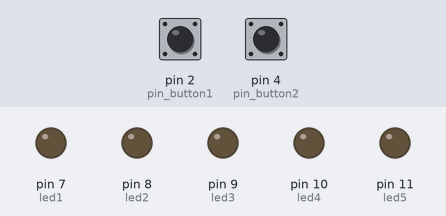
Recording of a sketch running on a simulated Arduino Uno, built with avr-gcc and run on an emulated ATmega328P. Shown: output pins drawn as LEDs (lit = HIGH). Inputs (shaded band) come from the test bench; at power-on: pin 2 (pin_button1) LOW, pin 4 (pin_button2) LOW.

Above: at 1.2 s.
1.3 s: pin 2 (pin_button1) pulled HIGH for 0.15 s
At 2.1 s:
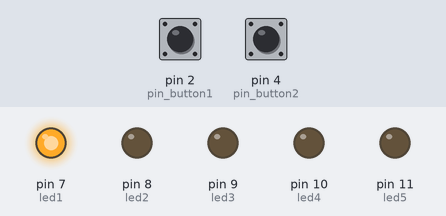
4.4 s: pin 4 (pin_button2) pulled HIGH for 1 s
At 6.1 s:
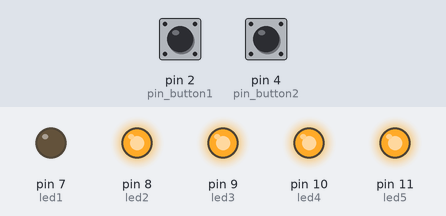
8.4 s: pin 2 (pin_button1) pulled HIGH for 1 s
At 11.1 s:
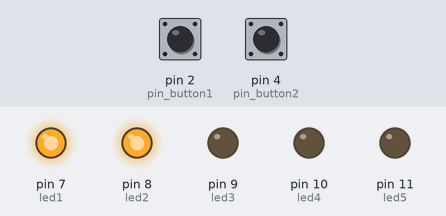
12.4 s: pin 4 (pin_button2) pulled HIGH for 3.2 s
At 15.1 s:
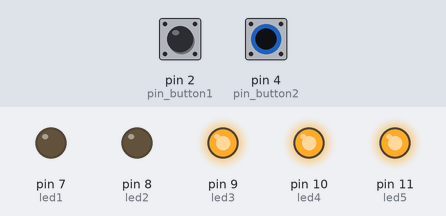
18.6 s: pin 4 (pin_button2) pulled HIGH for 0.15 s
At 19.0 s:
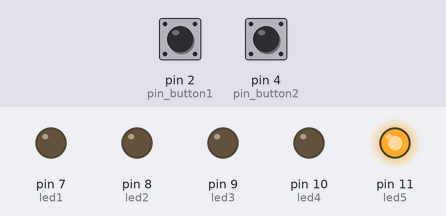
21.7 s: pin 2 (pin_button1) pulled HIGH for 3.2 s
At 23.3 s:
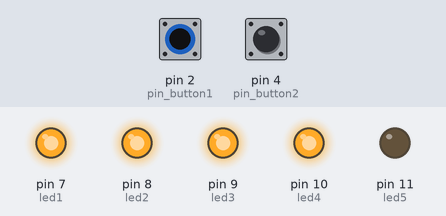
Timing chart, 0 to 28.1 s (numbered marks = the images above; inputs shaded):
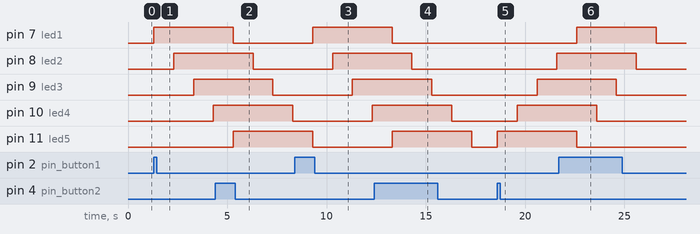

Measured:
- after the input at 1.3 s, pin 7 (led1): LOW → HIGH at once; pin 8 (led2): LOW → HIGH after 1.0 s; pin 9 (led3): LOW → HIGH after 2.0 s; pin 10 (led4): LOW → HIGH after 3.0 s
- after the input at 4.4 s, pin 7 (led1): HIGH → LOW after 0.90 s; pin 8 (led2): HIGH → LOW after 1.9 s; pin 9 (led3): HIGH → LOW after 2.9 s; pin 10 (led4): HIGH → LOW after 3.9 s
- after the input at 8.4 s, pin 7 (led1): LOW → HIGH after 0.90 s; pin 8 (led2): LOW → HIGH after 1.9 s; pin 9 (led3): LOW → HIGH after 2.9 s; pin 10 (led4): LOW → HIGH after 3.9 s
- after the input at 12.4 s, pin 7 (led1): HIGH → LOW after 0.90 s; pin 8 (led2): HIGH → LOW after 1.9 s; pin 9 (led3): HIGH → LOW after 2.9 s; pin 10 (led4): HIGH → LOW after 3.9 s
- after the input at 18.6 s, pin 8 (led2): LOW → HIGH after 3.0 s; pin 9 (led3): LOW → HIGH after 2.0 s; pin 10 (led4): LOW → HIGH after 1.0 s; pin 11 (led5): LOW → HIGH at once
- after the input at 21.7 s, pin 8 (led2): HIGH → LOW after 3.9 s; pin 9 (led3): HIGH → LOW after 2.9 s; pin 10 (led4): HIGH → LOW after 1.9 s; pin 11 (led5): HIGH → LOW after 0.90 s

The sketch:

sketch_nov29a.ino
```cpp
#define led1 7       //подключаем наши заголовки
#define led2 8       //для светодиодов
#define led3 9
#define led4 10
#define led5 11

const int  pin_button1 = 2;  //подключаем наши кнопки к пинам
const int  pin_button2 = 4;
int flag = 0;         //создаём флажок для определения состояний наших кнопок

long btn_clicked = 0; //задаём переменную для функции millis()

void setup() {

  Serial.begin(9600);

  pinMode(led1, OUTPUT);  //подключаем выходы наших светодиодов к пинам
  pinMode(led2, OUTPUT);
  pinMode(led3, OUTPUT);
  pinMode(led4, OUTPUT);
  pinMode(led5, OUTPUT);

  digitalWrite(led1, LOW); //даём команду, что при включении они все у нас будут выключены
  digitalWrite(led2, LOW);
  digitalWrite(led3, LOW);
  digitalWrite(led4, LOW);
  digitalWrite(led5, LOW);
}


void button1(int &flag)     //создаём функцию для первой кнопки и иницируем в ней наш флажок

{
    if (digitalRead(pin_button1) == true && flag == 0)  //проверяем условие нажатия на нашу кнопку 1
    {
      flag = 2;                 //даём нашему флажку значение 2, которое свяжет наши действия с кнопкой 2 при включенной кнопке 1
      digitalWrite(led1, HIGH); //начинаем включать наши светодиоды с интервалом в 1 секунду
      delay(1000);
      digitalWrite(led2, HIGH);
      delay(1000);
      digitalWrite(led3, HIGH);
      delay(1000);
      digitalWrite(led4, HIGH);
      delay(1000);
      digitalWrite(led5, HIGH);
      btn_clicked = millis();  //производится отсчёт времени
    }

     if(digitalRead(pin_button2) == true && flag == 2)
     {
       flag = 0;                  //возвращаем наш флажок в начальное состояние
       digitalWrite(led1, LOW);
       delay(1000);
       digitalWrite(led2, LOW);
       delay(1000);
       digitalWrite(led3, LOW);
       delay(1000);
       digitalWrite(led4, LOW);
       delay(1000);
       digitalWrite(led5, LOW);
     }

    if(digitalRead(pin_button2) == false && flag == 2 && millis() - btn_clicked >= 10000) //осуществляем цикл, при котором при нажатой кнопке 1 кнопка 2 не активирована
    {                                                                                     //и ставим время ожидания до 10 секунд включительно
      flag = 0;               //сбрасываем всё до начального
      btn_clicked = 0;        //состояния
      digitalWrite(led1, LOW);
      digitalWrite(led2, LOW);
      digitalWrite(led3, LOW);
      digitalWrite(led4, LOW);
      digitalWrite(led5, LOW);
    }
}


void button2(int &flag)    //по аналогии повторяем все те же действия, что и с кнопкой 1

{
  if (digitalRead(pin_button2) == true && flag == 0)
    {
      flag = 1;

      digitalWrite(led5, HIGH);
      delay(1000);
      digitalWrite(led4, HIGH);
      delay(1000);
      digitalWrite(led3, HIGH);
      delay(1000);
      digitalWrite(led2, HIGH);
      delay(1000);
      digitalWrite(led1,HIGH);
      btn_clicked = millis();
    }

     if(digitalRead(pin_button1) == true && flag == 1)
     {
       flag = 0;

       digitalWrite(led5, LOW);
       delay(1000);
       digitalWrite(led4, LOW);
       delay(1000);
       digitalWrite(led3, LOW);
       delay(1000);
       digitalWrite(led2, LOW);
       delay(1000);
       digitalWrite(led1, LOW);
     }

    if(digitalRead(pin_button1) == false && flag == 1 && millis() - btn_clicked >= 10000)
    {
      flag = 0;
      btn_clicked = 0;
      digitalWrite(led1, LOW);
      digitalWrite(led2, LOW);
      digitalWrite(led3, LOW);
      digitalWrite(led4, LOW);
      digitalWrite(led5, LOW);
    }
}


void loop()
{
  button1(flag);    //готовим наши функции к работе, иницируя в них наш флажок
  button2(flag);
}
```
